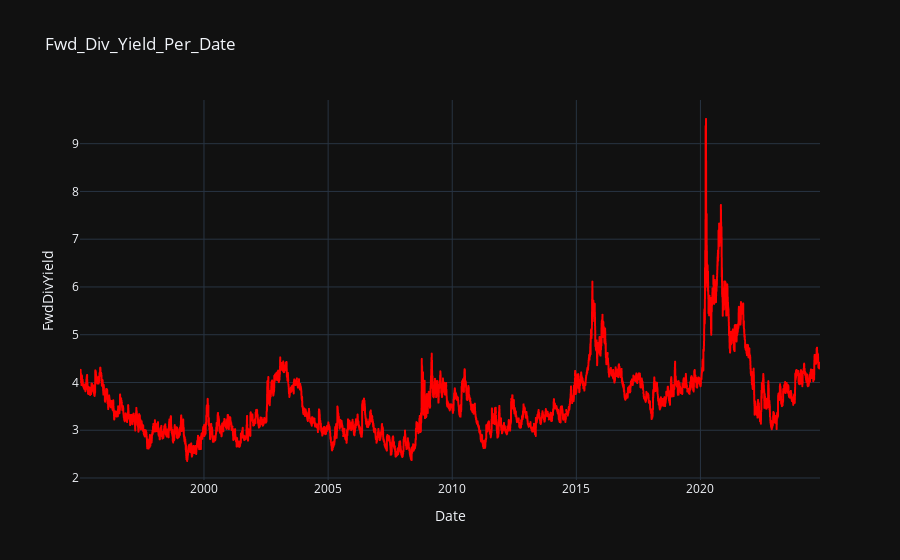

The code cell stored with this chart in its notebook:
### Markdown cell above
# Historical Fwd Dividend Yield Chart

### Code cell
fwd_div_df = pd.read_csv(Dividend_Data_Cy, index_col='Date')
fwd_div_df.index = pd.to_datetime(fwd_div_df.index)
fwd_div_df['FwdDivYield'] = fwd_div_df['FwdDivYield'] * 100
fwd_div_fig = px.line(fwd_div_df, x=fwd_div_df.index, y='FwdDivYield',title='Fwd_Div_Yield_Per_Date')
fwd_div_fig.update_traces(line_color='red')
fwd_div_fig.show()

### Figure 1 — Plotly figure (JSON) as saved in the notebook; plotly's stock layout.template omitted (floating-point values rounded to 4 significant figures; data arrays with more than 128 entries replaced by an {"elided": "..."} marker saying what was removed)
{"data": [{"hovertemplate": "Date=%{x}<br>FwdDivYield=%{y}<extra></extra>", "legendgroup": "", "line": {"color": "red", "dash": "solid"}, "marker": {"symbol": "circle"}, "mode": "lines", "name": "", "showlegend": false, "x": {"elided": "7506 str values"}, "xaxis": "x", "y": {"elided": "7506 float values"}, "yaxis": "y", "type": "scattergl"}], "layout": {"xaxis": {"anchor": "y", "domain": [0.0, 1.0], "title": {"text": "Date"}}, "yaxis": {"anchor": "x", "domain": [0.0, 1.0], "title": {"text": "FwdDivYield"}}, "legend": {"tracegroupgap": 0}, "title": {"text": "Fwd_Div_Yield_Per_Date"}}}
